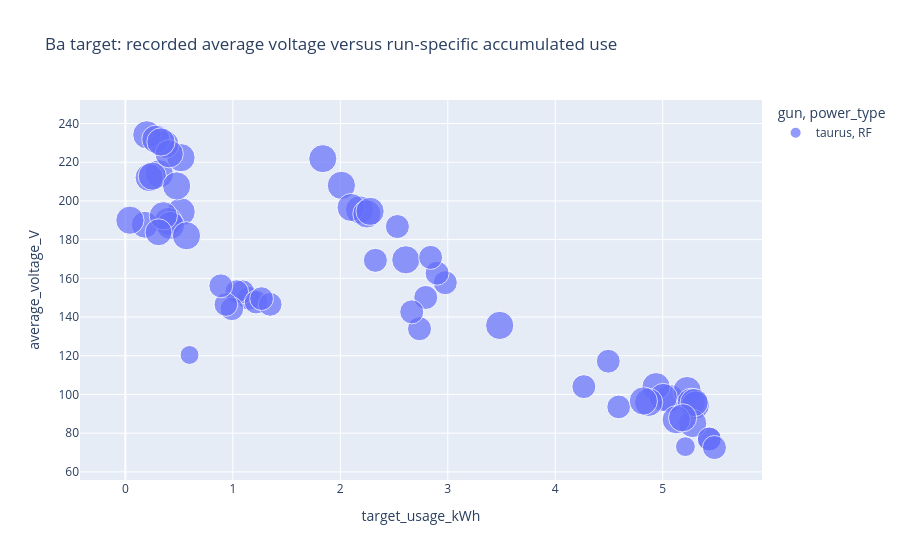
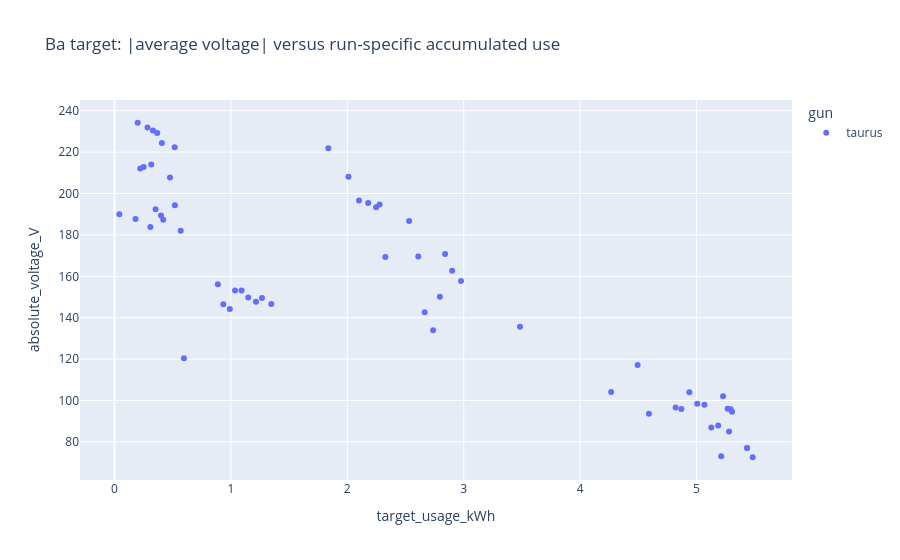

Notebook code for these charts, in order:
### Markdown cell above
## Exp 7: is Ba-target average voltage associated with target usage?

The schema's `target_usage` is run-specific accumulated energy at the end of a deposition (kWh), so it is a potential within-target usage proxy. The comparison is restricted to records identified as Ba by the target material string; inspect the table before interpreting inclusion. Average voltage is not necessarily an RF bias for every power type. Signed voltage and absolute magnitude answer different meanings of “goes down.”

### Code cell
ba_mask = runs['target_material'].fillna('').astype(str).str.contains(r'(?<![A-Za-z])Ba(?![a-z])', case=False, regex=True)
ba = runs.loc[ba_mask].copy()
print(f'Rows identified as Ba target: {len(ba)}')
if ba.empty:
    print('No target material strings matched Ba. Review target reference coverage and naming before concluding there are no Ba runs.')
else:
    display(ba[['entry_name', 'gun', 'target_material', 'target_number', 'target_usage_kWh',
                'average_voltage_V', 'power_type', 'applied_power_W', 'target_time_used_s']])
    usage_bias = ba.dropna(subset=['target_usage_kWh', 'average_voltage_V']).copy()
    if usage_bias.empty:
        print('No Ba rows contain both run-specific target_usage and average_voltage.')
    else:
        usage_bias['absolute_voltage_V'] = usage_bias['average_voltage_V'].abs()
        display(px.scatter(usage_bias, x='target_usage_kWh', y='average_voltage_V', color='gun',
                           symbol='power_type', size='applied_power_W', hover_data=['entry_name'],
                           title='Ba target: recorded average voltage versus run-specific accumulated use').show())
        display(px.scatter(usage_bias, x='target_usage_kWh', y='absolute_voltage_V', color='gun',
                           hover_data=['entry_name', 'applied_power_W'],
                           title='Ba target: |average voltage| versus run-specific accumulated use').show())
    static = ba.dropna(subset=['target_time_used_s', 'average_voltage_V'])
    if not static.empty:
        display(px.scatter(static, x='target_time_used_s', y='average_voltage_V', color='target_number',
                           hover_data=['entry_name', 'target_usage_kWh'],
                           title='Ba target: average voltage versus static target lifetime (between-target comparison)').show())
        print('Static time_used is not a per-run erosion trajectory; interpret only as a between-target comparison.')

### Figure 1 — Plotly figure (JSON) as saved in the notebook; plotly's stock layout.template omitted (floating-point values rounded to 4 significant figures)
{"data": [{"customdata": [["anait 0034 Ba-Zr"], ["anait 0028 Ba-Zr"], ["albper 0019 Ba-Te"], ["anait 0036 Ba-Zr"], ["albper 0004 Ba"], ["anait 0050 Ba-Zr"], ["albper 0002 Ba"], ["anait 0049 Ba-Zr"], ["anait 0048 Ba-Zr"], ["albper 0008 Ba-Te"], ["albper 0003 Ba"], ["albper 0009 Ba"], ["anait 0041 Ba"], ["anaitanait 0047 Ba-Zr"], ["anait 0007 Ba"], ["albper 0015 Ba-Te"], ["albper 0029 Ba"], ["anait 0046 Ba-Zr"], ["anait 0005 Ba"], ["anait 0051 BA-Zr"], ["albper 0024 Ba-Te"], ["anait 0014 Ba"], ["albper 0026 Ba-Te"], ["albper 0012 Ba-Te"], ["albper 0022 Ba-Te"], ["anait 0025 Ba"], ["albper 0014 Ba-Te"], ["anait 0017 Ba"], ["anait 0012 Ba-Zr"], ["anait 0004 Ba"], ["albper 0021 Ba-Te"], ["anait 0024 Ba"], ["anait 0011 Ba"], ["albper 0027 Ba"], ["anait 0019 Ba"], ["albper 0010 Ba-Te"], ["albper 0007 Ba-Te"], ["anait 0022 Ba"], ["albper 0013 Ba-Te"], ["anait 0021 Ba"], ["anait 0030 Ba-Zr"], ["anait 0023 Ba"], ["albper 0018 Ba-Te"], ["anait 0013 Ba"], ["albper 0011 Ba-Te"], ["anait 0053 Ba-Zr"], ["albper 0025 Ba-Te"], ["anait 0042 Ba"], ["albper 0005 Ba"], ["anait 0009 Ba Zr"], ["anait 0043 Ba"], ["anait 0015 Ba"], ["albper 0006 Ba"], ["albper 0001 Ba"], ["anait 0020 Ba"], ["anait 0045 Ba-Zr"], ["cbbmo 0001 Ba"], ["anait 0006 Ba"], ["albper 0030 Ba"], ["anait 0052 Ba-Zr"], ["anait 0016 Ba"], ["anait 0018 Ba"], ["albper 0020 Ba-Te"]], "hovertemplate": "gun=taurus<br>power_type=RF<br>target_usage_kWh=%{x}<br>average_voltage_V=%{y}<br>applied_power_W=%{marker.size}<br>entry_name=%{customdata[0]}<extra></extra>", "legendgroup": "taurus, RF", "marker": {"color": "#636efa", "size": [39.26, 55.0, 54.91, 38.84, 54.83, 38.72, 54.83, 38.56, 38.69, 55.0, 54.83, 55.0, 39.76, 38.54, 55.0, 54.81, 54.79, 38.71, 55.0, 38.68, 55.0, 54.85, 55.0, 54.63, 54.66, 39.87, 54.82, 39.82, 55.0, 50.0, 55.0, 39.87, 54.42, 54.78, 54.85, 55.0, 27.0, 39.81, 55.0, 39.82, 39.52, 39.8, 55.0, 54.7, 54.5, 39.02, 55.0, 39.76, 54.83, 24.77, 39.85, 54.86, 54.76, 55.0, 39.79, 39.46, 55.0, 50.0, 54.79, 38.86, 54.8, 39.85, 55.0], "sizemode": "area", "sizeref": 0.1375, "symbol": "circle"}, "mode": "markers", "name": "taurus, RF", "orientation": "v", "showlegend": true, "type": "scatter", "x": [4.494, 3.483, 0.3162, 4.591, 5.068, 1.149, 4.938, 1.092, 1.036, 5.228, 5.005, 5.267, 5.434, 0.9909, 0.5175, 0.2213, 0.519, 0.9351, 0.2508, 1.216, 0.3998, 2.179, 0.4189, 5.305, 0.3676, 2.977, 0.1993, 2.326, 2.01, 0.1805, 0.3531, 2.901, 1.837, 0.477, 2.61, 5.279, 5.212, 2.795, 0.042, 2.737, 4.266, 2.84, 0.2835, 2.101, 5.293, 1.347, 0.4073, 5.434, 5.127, 0.597, 5.482, 2.247, 5.186, 4.87, 2.665, 0.888, 4.82, 0.3084, 0.5687, 1.267, 2.277, 2.531, 0.3308], "xaxis": "x", "y": [117.2, 135.7, 214.0, 93.56, 97.9, 149.7, 104.0, 153.1, 153.2, 102.0, 98.47, 95.97, 77.0, 144.2, 222.4, 212.1, 194.4, 146.5, 212.8, 147.7, 189.4, 195.4, 187.4, 94.53, 229.2, 157.8, 234.2, 169.3, 208.1, 187.7, 192.4, 162.7, 221.8, 207.8, 169.6, 85.0, 73.05, 150.1, 190.0, 134.0, 104.1, 170.8, 231.9, 196.6, 95.82, 146.6, 224.4, 77.0, 86.98, 120.4, 72.58, 193.3, 87.94, 95.93, 142.7, 156.1, 96.64, 183.8, 182.0, 149.5, 194.7, 186.8, 230.5], "yaxis": "y"}], "layout": {"legend": {"itemsizing": "constant", "title": {"text": "gun, power_type"}, "tracegroupgap": 0}, "title": {"text": "Ba target: recorded average voltage versus run-specific accumulated use"}, "xaxis": {"anchor": "y", "domain": [0, 1], "title": {"text": "target_usage_kWh"}}, "yaxis": {"anchor": "x", "domain": [0, 1], "title": {"text": "average_voltage_V"}}}}

### Figure 2 — Plotly figure (JSON) as saved in the notebook; plotly's stock layout.template omitted (floating-point values rounded to 4 significant figures)
{"data": [{"customdata": [["anait 0034 Ba-Zr", 39.26], ["anait 0028 Ba-Zr", 55], ["albper 0019 Ba-Te", 54.91], ["anait 0036 Ba-Zr", 38.84], ["albper 0004 Ba", 54.83], ["anait 0050 Ba-Zr", 38.72], ["albper 0002 Ba", 54.83], ["anait 0049 Ba-Zr", 38.56], ["anait 0048 Ba-Zr", 38.69], ["albper 0008 Ba-Te", 55], ["albper 0003 Ba", 54.83], ["albper 0009 Ba", 55], ["anait 0041 Ba", 39.76], ["anaitanait 0047 Ba-Zr", 38.54], ["anait 0007 Ba", 55], ["albper 0015 Ba-Te", 54.81], ["albper 0029 Ba", 54.79], ["anait 0046 Ba-Zr", 38.71], ["anait 0005 Ba", 55], ["anait 0051 BA-Zr", 38.68], ["albper 0024 Ba-Te", 55], ["anait 0014 Ba", 54.85], ["albper 0026 Ba-Te", 55], ["albper 0012 Ba-Te", 54.63], ["albper 0022 Ba-Te", 54.66], ["anait 0025 Ba", 39.87], ["albper 0014 Ba-Te", 54.82], ["anait 0017 Ba", 39.82], ["anait 0012 Ba-Zr", 55], ["anait 0004 Ba", 50], ["albper 0021 Ba-Te", 55], ["anait 0024 Ba", 39.87], ["anait 0011 Ba", 54.42], ["albper 0027 Ba", 54.78], ["anait 0019 Ba", 54.85], ["albper 0010 Ba-Te", 55], ["albper 0007 Ba-Te", 27], ["anait 0022 Ba", 39.81], ["albper 0013 Ba-Te", 55], ["anait 0021 Ba", 39.82], ["anait 0030 Ba-Zr", 39.52], ["anait 0023 Ba", 39.8], ["albper 0018 Ba-Te", 55], ["anait 0013 Ba", 54.7], ["albper 0011 Ba-Te", 54.5], ["anait 0053 Ba-Zr", 39.02], ["albper 0025 Ba-Te", 55], ["anait 0042 Ba", 39.76], ["albper 0005 Ba", 54.83], ["anait 0009 Ba Zr", 24.77], ["anait 0043 Ba", 39.85], ["anait 0015 Ba", 54.86], ["albper 0006 Ba", 54.76], ["albper 0001 Ba", 55], ["anait 0020 Ba", 39.79], ["anait 0045 Ba-Zr", 39.46], ["cbbmo 0001 Ba", 55], ["anait 0006 Ba", 50], ["albper 0030 Ba", 54.79], ["anait 0052 Ba-Zr", 38.86], ["anait 0016 Ba", 54.8], ["anait 0018 Ba", 39.85], ["albper 0020 Ba-Te", 55]], "hovertemplate": "gun=taurus<br>target_usage_kWh=%{x}<br>absolute_voltage_V=%{y}<br>entry_name=%{customdata[0]}<br>applied_power_W=%{customdata[1]}<extra></extra>", "legendgroup": "taurus", "marker": {"color": "#636efa", "symbol": "circle"}, "mode": "markers", "name": "taurus", "orientation": "v", "showlegend": true, "type": "scatter", "x": [4.494, 3.483, 0.3162, 4.591, 5.068, 1.149, 4.938, 1.092, 1.036, 5.228, 5.005, 5.267, 5.434, 0.9909, 0.5175, 0.2213, 0.519, 0.9351, 0.2508, 1.216, 0.3998, 2.179, 0.4189, 5.305, 0.3676, 2.977, 0.1993, 2.326, 2.01, 0.1805, 0.3531, 2.901, 1.837, 0.477, 2.61, 5.279, 5.212, 2.795, 0.042, 2.737, 4.266, 2.84, 0.2835, 2.101, 5.293, 1.347, 0.4073, 5.434, 5.127, 0.597, 5.482, 2.247, 5.186, 4.87, 2.665, 0.888, 4.82, 0.3084, 0.5687, 1.267, 2.277, 2.531, 0.3308], "xaxis": "x", "y": [117.2, 135.7, 214.0, 93.56, 97.9, 149.7, 104.0, 153.1, 153.2, 102.0, 98.47, 95.97, 77.0, 144.2, 222.4, 212.1, 194.4, 146.5, 212.8, 147.7, 189.4, 195.4, 187.4, 94.53, 229.2, 157.8, 234.2, 169.3, 208.1, 187.7, 192.4, 162.7, 221.8, 207.8, 169.6, 85.0, 73.05, 150.1, 190.0, 134.0, 104.1, 170.8, 231.9, 196.6, 95.82, 146.6, 224.4, 77.0, 86.98, 120.4, 72.58, 193.3, 87.94, 95.93, 142.7, 156.1, 96.64, 183.8, 182.0, 149.5, 194.7, 186.8, 230.5], "yaxis": "y"}], "layout": {"legend": {"title": {"text": "gun"}, "tracegroupgap": 0}, "title": {"text": "Ba target: |average voltage| versus run-specific accumulated use"}, "xaxis": {"anchor": "y", "domain": [0, 1], "title": {"text": "target_usage_kWh"}}, "yaxis": {"anchor": "x", "domain": [0, 1], "title": {"text": "absolute_voltage_V"}}}}
